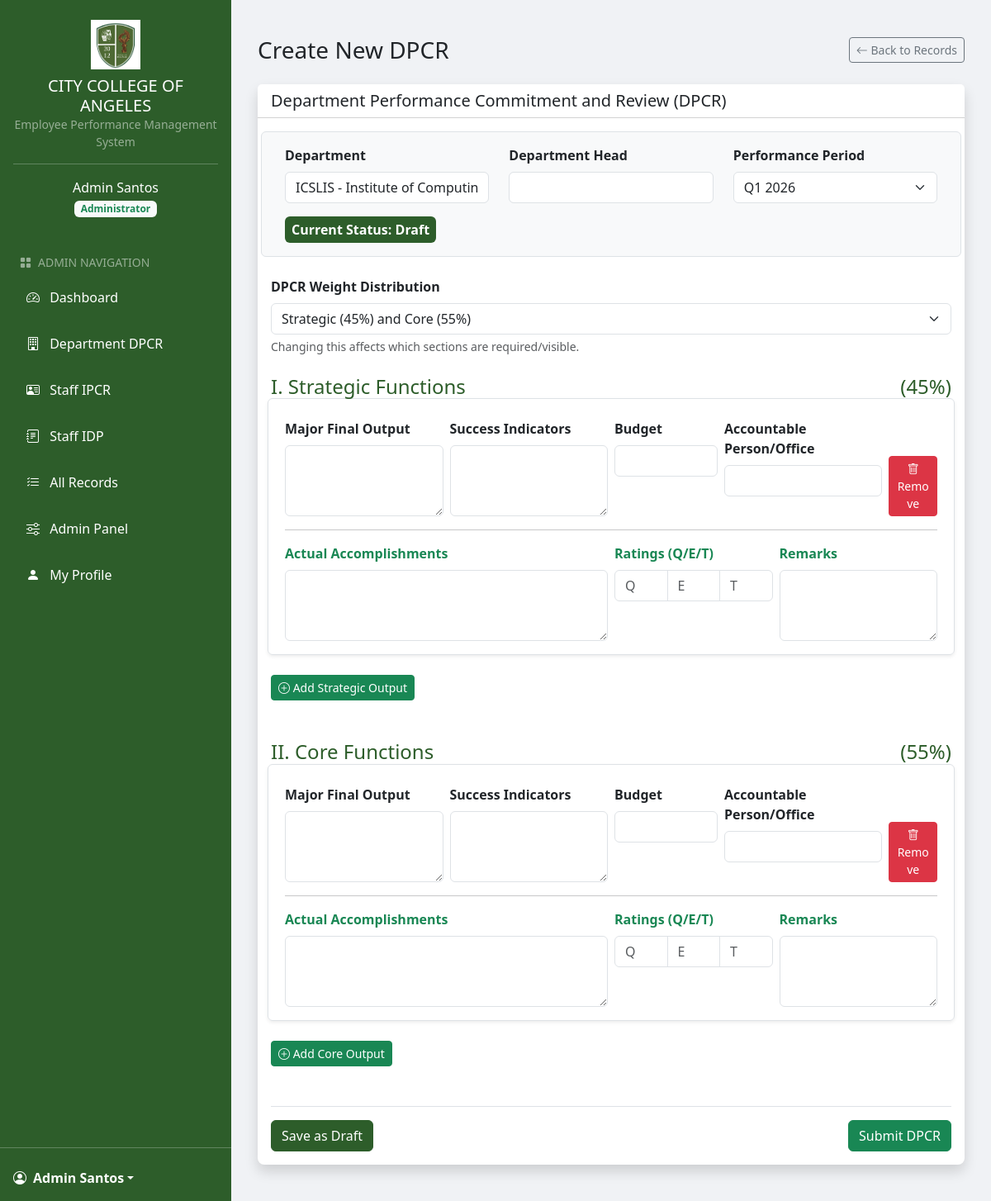
The page /dpcr.php (signed in) on the database as committed earlier.
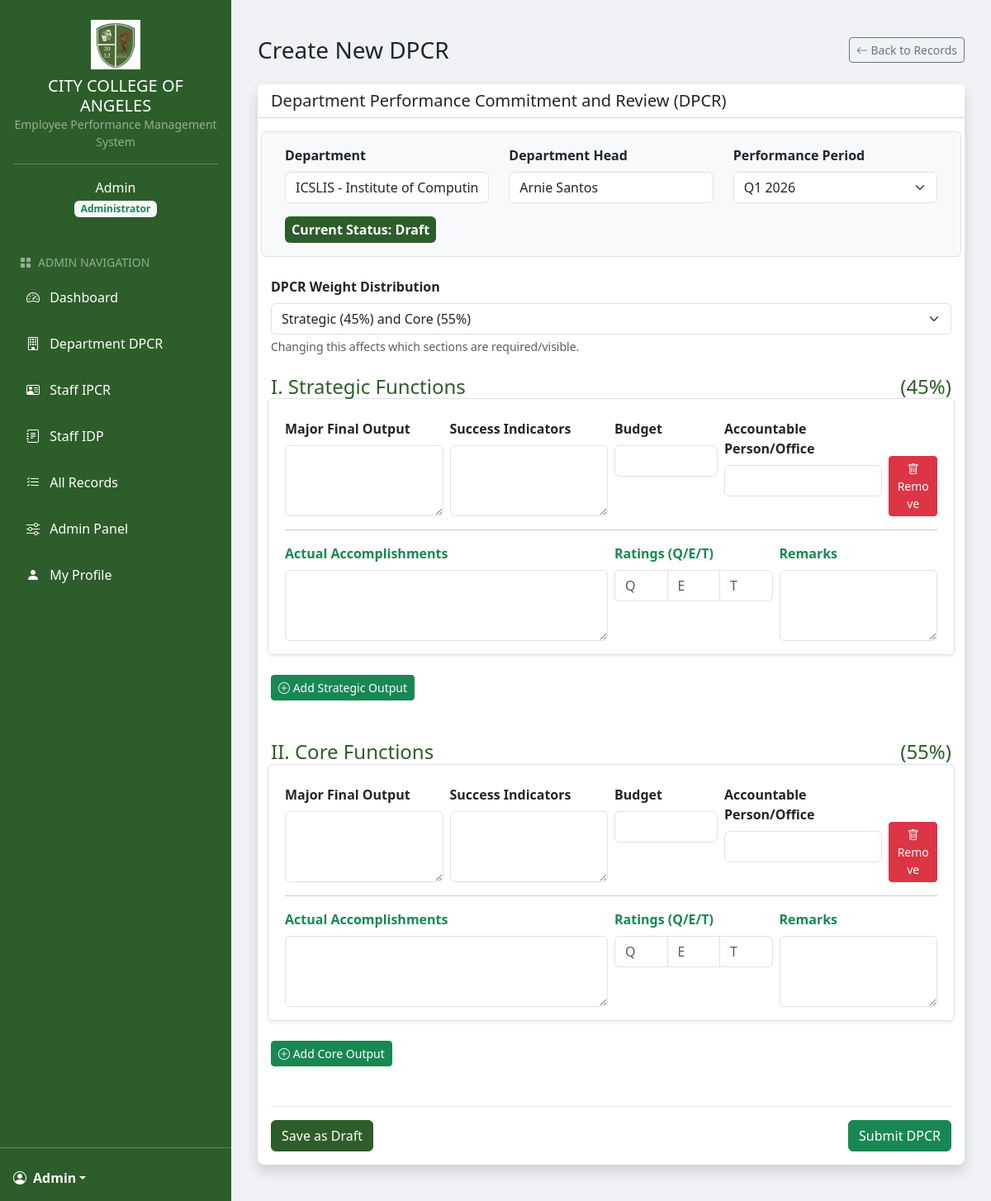
The same page on the database as committed later.
### tables this page shows
CREATE TABLE `departments` (
  `id` int(11) NOT NULL,
  `name` varchar(255) NOT NULL,
  `description` text DEFAULT NULL,
  `head_id` int(11) DEFAULT NULL,
  `created_at` timestamp NOT NULL DEFAULT current_timestamp(),
  `updated_at` timestamp NOT NULL DEFAULT current_timestamp() ON UPDATE current_timestamp()
);

CREATE TABLE `users` (
  `id` int(11) NOT NULL,
  `name` varchar(255) NOT NULL,
  `email` varchar(255) NOT NULL,
  `password` varchar(255) NOT NULL,
  `role` enum('admin','president','department_head','regular_employee','user') NOT NULL DEFAULT 'user',
  `department_id` int(11) DEFAULT NULL,
  `avatar` varchar(255) DEFAULT NULL,
  `remember_token` varchar(255) DEFAULT NULL,
  `created_at` timestamp NOT NULL DEFAULT current_timestamp(),
  `updated_at` timestamp NOT NULL DEFAULT current_timestamp() ON UPDATE current_timestamp()
);

### dpcr.php (the view, shortened to what the changed rows need)
<?php
include_once('includes/header.php');
$host = "localhost";
$username = "root";
$password = "";
$database = "epms_db";
$conn = new mysqli($host, $username, $password, $database);
$department_id = $_SESSION['user_department_id'];
$dept_query = "SELECT d.*, u.name as head_name
               FROM departments d
               LEFT JOIN users u ON d.head_id = u.id
               WHERE d.id = ?";
$stmt = $conn->prepare($dept_query);
$stmt->bind_param("i", $department_id);
$stmt->execute();
$dept_result = $stmt->get_result();
$department = ($dept_result->num_rows > 0) ? $dept_result->fetch_assoc() : null;
$action = isset($_GET['action']) ? $_GET['action'] : 'view';
$record_id = isset($_GET['id']) ? intval($_GET['id']) : 0;
if ($record_id === 0) {
    $action = 'new';
}
?>
<div class="container-fluid py-4">
    <div class="d-flex justify-content-between align-items-center mb-4">
        <h1 class="h3 mb-0">
            <?php
            if ($action === 'new') echo 'Create New DPCR';
            else if ($action === 'edit') echo 'Edit DPCR';
            else echo 'View DPCR';
            ?>
        </h1>
    </div>
    <div class="card shadow">
        <div class="card-body">
            <?php if ($action === 'new' && $record_id === 0): ?>
                <form method="post" action="dpcr.php" id="dpcrForm">
            <?php elseif (($action === 'edit' || $action === 'view') && $record_id > 0): ?>
                <form method="post" action="dpcr.php?id=<?php echo $record_id; ?>" id="dpcrForm">
            <?php endif; ?>
                <div class="row mb-4 bg-light p-3 border rounded">
                    <div class="col-md-4">
                        <label for="department" class="form-label fw-bold">Department</label>
                        <input type="text" class="form-control" id="department" value="<?php echo htmlspecialchars($department['name'] ?? ''); ?>" readonly>
                    </div>
                    <div class="col-md-4">
                        <label for="head" class="form-label fw-bold">Department Head</label>
                        <input type="text" class="form-control" id="head" value="<?php echo htmlspecialchars($department['head_name'] ?? ''); ?>" readonly>
                    </div>
                </div>
            </form>
        </div>
    </div>
</div>
<?php
include_once('includes/footer.php');
?>

### includes/sidebar.php (shortened to what the changed rows need)
<?php
$current_page = basename($_SERVER['PHP_SELF']);
$is_admin_section = (strpos($current_page, 'admin/') !== false || strpos($_SERVER['PHP_SELF'], '/admin/') !== false);
$menu_items = [];
switch ($_SESSION['user_role']) {
    case 'admin':
        if ($is_admin_section) {
            $menu_items = [
                ['icon' => 'bi bi-speedometer2', 'title' => 'Dashboard', 'url' => 'dashboard.php', 'active' => ($current_page == 'dashboard.php')],
                ['icon' => 'bi bi-people', 'title' => 'Manage Users', 'url' => 'users.php', 'active' => ($current_page == 'users.php')],
                ['icon' => 'bi bi-building', 'title' => 'Manage Departments', 'url' => 'departments.php', 'active' => ($current_page == 'departments.php')],
                ['icon' => 'bi bi-arrow-left-circle', 'title' => 'Back to Main Site', 'url' => '../dashboard.php', 'active' => false]
            ];
        } else {
            $menu_items = [
                ['icon' => 'bi bi-speedometer2', 'title' => 'Dashboard', 'url' => 'dashboard.php', 'active' => ($current_page == 'dashboard.php')],
                ['icon' => 'bi bi-building', 'title' => 'Department DPCR', 'url' => 'all_dpcr.php', 'active' => ($current_page == 'all_dpcr.php')],
                ['icon' => 'bi bi-person-vcard', 'title' => 'Staff IPCR', 'url' => 'all_ipcr.php', 'active' => ($current_page == 'all_ipcr.php')],
                ['icon' => 'bi bi-journal-text', 'title' => 'Staff IDP', 'url' => 'all_idp.php', 'active' => ($current_page == 'all_idp.php')],
                ['icon' => 'bi bi-list-check', 'title' => 'All Records', 'url' => 'records.php', 'active' => ($current_page == 'records.php')],
                ['icon' => 'bi bi-sliders', 'title' => 'Admin Panel', 'url' => 'admin/dashboard.php', 'active' => false],
                ['icon' => 'bi bi-person-fill', 'title' => 'My Profile', 'url' => 'profile.php', 'active' => ($current_page == 'profile.php')]
            ];
        }
        break;
}
?>
<div class="sidebar" id="sidebar">
    <div class="d-flex flex-column h-100">
        <div class="text-center text-white p-3" style="background-color: #2d5d2a;">
            <img src="<?php echo $is_admin_section ? '../' : ''; ?>images/CCA.jpg" alt="College Logo" class="sidebar-logo my-2" style="width: 60px; height: auto;">
            <h5 class="mb-0">CITY COLLEGE OF ANGELES</h5>
            <div class="small text-white-50 mb-3">Employee Performance Management System</div>
            <hr class="border-light opacity-25 mt-2 mb-3">
            <div class="user-info mb-2">
                <div class="user-name"><?php echo htmlspecialchars($_SESSION['user_name']); ?></div>
                <div class="badge bg-light text-success mt-1">
                    <?php
                    $role_display = "User";
                    switch ($_SESSION['user_role']) {
                        case 'admin':
                            $role_display = "Administrator";
                            break;
                    }
                    echo $role_display;
                    ?>
                </div>
            </div>
        </div>
        <div class="nav-menu flex-grow-1 px-2 py-2" style="background-color: #2d5d2a;">
            <ul class="nav nav-pills flex-column">
                <?php
                if ($_SESSION['user_role'] === 'admin'): ?>
                    <li class="text-white-50 small px-3 py-1 mt-2"><i class="bi bi-grid-fill me-2"></i>ADMIN NAVIGATION</li>
                <?php elseif ($_SESSION['user_role'] === 'president'): ?>
                    <li class="text-white-50 small px-3 py-1 mt-2"><i class="bi bi-grid-fill me-2"></i>PRESIDENT NAVIGATION</li>
                <?php elseif ($_SESSION['user_role'] === 'department_head'): ?>
                    <li class="text-white-50 small px-3 py-1 mt-2"><i class="bi bi-grid-fill me-2"></i>DEPARTMENT HEAD NAVIGATION</li>
                <?php else: ?>
                    <li class="text-white-50 small px-3 py-1 mt-2"><i class="bi bi-grid-fill me-2"></i>EMPLOYEE NAVIGATION</li>
                <?php endif; ?>
                <?php foreach ($menu_items as $item): ?>
                    <li class="nav-item my-1">
                        <a href="<?php echo $item['url']; ?>" class="nav-link <?php echo $item['active'] ? 'active bg-white text-success' : 'text-white'; ?>">
                            <i class="<?php echo $item['icon']; ?> me-2"></i>
                            <?php echo $item['title']; ?>
                        </a>
                    </li>
                <?php endforeach; ?>
            </ul>
        </div>
        <div class="mt-auto" style="background-color: #2d5d2a;">
            <hr class="border-light opacity-25 mb-2">
            <div class="dropdown p-3">
                <a href="#" class="d-flex align-items-center text-white text-decoration-none dropdown-toggle" id="dropdownUser" data-bs-toggle="dropdown" aria-expanded="false">
                    <i class="bi bi-person-circle me-2"></i>
                    <strong><?php echo htmlspecialchars($_SESSION['user_name']); ?></strong>
                </a>
            </div>
        </div>
    </div>
</div>

Rows that differ between the two databases and show on the page:
changed departments "ICSLIS - Institute of Computing Studies and Library Information Sciences": head.name (not shown) → "Arnie Santos"
Other text that changed with them:
$_SESSION['user_name']: "Admin Santos" → "Admin"
